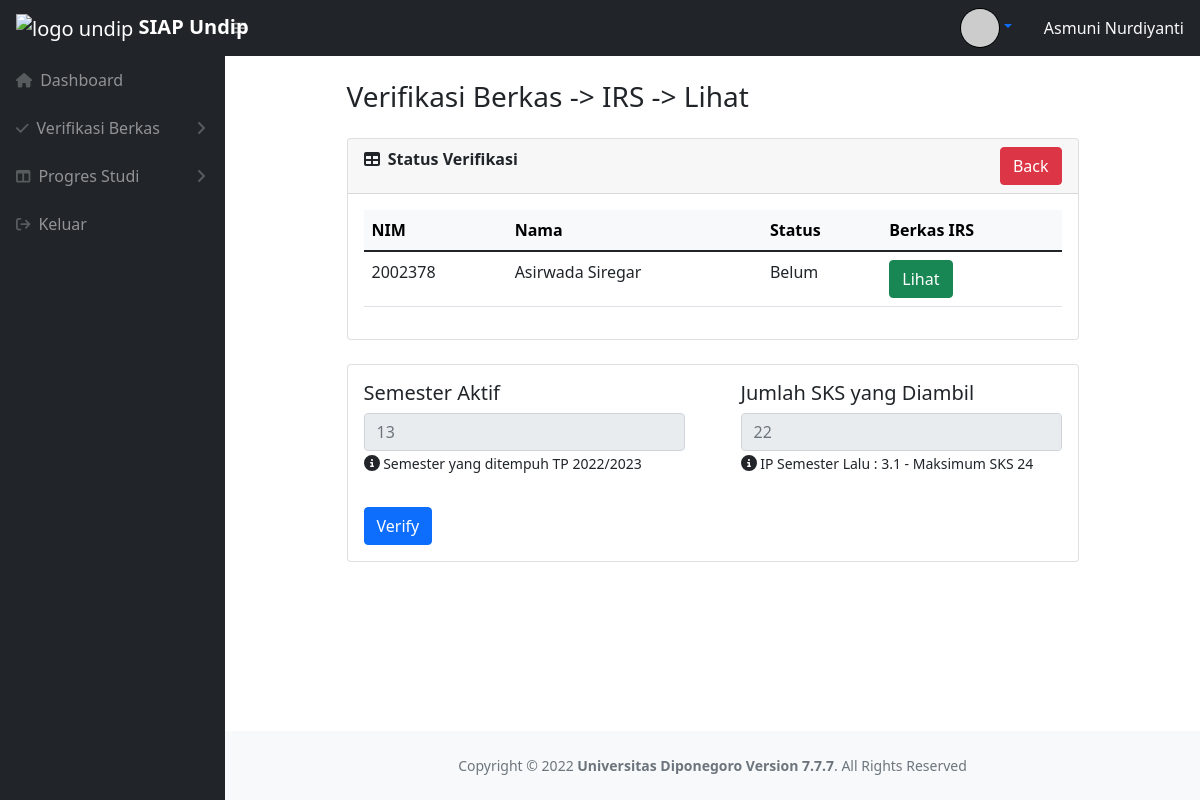
/dosen/lihatirs.php?id=2002378 (signed in), run on the app's committed database.
### tables this page shows
CREATE TABLE `dosen` (
  `Nama` varchar(255) NOT NULL,
  `NIP` varchar(255) NOT NULL,
  `Email` varchar(255) NOT NULL,
  `Alamat` varchar(255) NOT NULL,
  `No_Hp` varchar(255) NOT NULL,
  `Status` varchar(255) NOT NULL,
  `Foto` varchar(255) DEFAULT NULL,
  `Mengampu` varchar(255) NOT NULL,
  `Username` varchar(255) NOT NULL
);

CREATE TABLE `mahasiswa` (
  `NIM` bigint NOT NULL,
  `Nama` varchar(255) NOT NULL,
  `Email` varchar(255) NOT NULL,
  `Alamat` varchar(255) NOT NULL,
  `No_Hp` varchar(255) NOT NULL,
  `Angkatan` int NOT NULL,
  `semester` int NOT NULL,
  `Status` varchar(20) NOT NULL,
  `Foto` varchar(255) DEFAULT NULL,
  `Username` varchar(255) NOT NULL,
  `kode_kab` int NOT NULL,
  `NIP_Doswal` int NOT NULL
);

CREATE TABLE `irs` (
  `Semester_Aktif` int NOT NULL,
  `Jumlah_SKS` int NOT NULL,
  `Berkas_IRS` varchar(255) DEFAULT NULL,
  `Status` varchar(255) NOT NULL,
  `NIM` int NOT NULL
);

CREATE TABLE `khs` (
  `Semester_Aktif` int NOT NULL,
  `SKS_Semester` int NOT NULL,
  `SKS_Kumulatif` int NOT NULL,
  `IP_Semester` float NOT NULL,
  `IP_Kumulatif` float NOT NULL,
  `Berkas_KHS` varchar(255) DEFAULT NULL,
  `Status` varchar(255) NOT NULL,
  `NIM` int NOT NULL
);

### dosen/lihatirs.php (the view, shortened to what this page needs)
<?php include("../template/headerdosen.php");
$nimmhs = $_GET['id'];
$nama = $db->query("SELECT nama FROM mahasiswa WHERE NIM = '$nimmhs'")->fetch_object()->nama;
$row = $db->query("SELECT * FROM IRS WHERE NIM = '$nimmhs'")->fetch_object();
$ip = $db->query("SELECT IP_Semester FROM khs WHERE NIM = '$nimmhs'")->fetch_object()->IP_Semester;
if($ip >= 3){
    $sksmax = 24;
}else{
    $sksmax = 22;
}
?>
<div id="layoutSidenav_content">
    <main>
        <div class="container-fluid px-4" style="width: 80%;">
            <h3 class="mt-4 mb-4">Verifikasi Berkas -> IRS -> Lihat</h3>
            <div class="card mb-4">
                <div class="card-header">
                    <i class="fas fa-table me-1"></i>
                    <b>Status Verifikasi</b>
                    <a class="btn btn-danger float-end" role="button" href="verifirs.php">Back</a>
                </div>
                <div class="card-body">
                    <table class="table" id="datatablesSimple1">
                        <thead class="table-light">
                            <tr>
                                <th>NIM</th>
                                <th>Nama</th>
                                <th>Status</th>
                                <th>Berkas IRS</th>
                            </tr>
                        </thead>
                        <tbody>
                            <tr>
                                <td><?php echo $nimmhs ?></td>
                                <td><?php echo $nama ?></td>
                                <td><?php echo $row->Status ?></td>
                                <td><a href="#" class="btn btn-success" role="button" id="pdf" data-bs-toggle="modal"
                                    data-bs-target="#pdfModal">Lihat</a></td>
                            </tr>
                        </tbody>
                    </table>
                </div>
            </div>
                <div class="card mb-4">
                    <div class="row row-cols-2">
                        <div class="col">
                            <div class="card-body">
                                <div class="card-title">
                                    <h5>Semester Aktif</h5>
                                </div>
                                <input type="text" name="input1" id="input1" class="form-control" disabled placeholder="<?php echo $row->Semester_Aktif ?>">
                                <i class="fa fa-circle-info"></i><small> Semester yang ditempuh TP 2022/2023</small>
                            </div>
                        </div>
                        <div class="col">
                            <div class="card-body">
                                <div class="card-title">
                                    <h5>Jumlah SKS yang Diambil</h5>
                                </div>
                                <input type="text" name="input2" id="input2" class="form-control" disabled placeholder="<?php echo $row->Jumlah_SKS ?>">
                                <i class="fa fa-circle-info"></i><small> IP Semester Lalu : <?php echo $ip?> - Maksimum SKS <?php echo $sksmax?></small>
                            </div>
                        </div>
                        <div class="col">
                            <div class="card-body">
                                <?php
                                if($row->Status != 'Sudah'){
                                    echo "<a class='btn btn-primary' data-bs-toggle='modal'
                                    data-bs-target='#verifModal' type='button'>Verify</a>";
                                }else{
                                    echo "<a class='btn btn-danger' data-bs-toggle='modal'
                                    data-bs-target='#verifModal' type='button'>Cancel</a>";
                                }
                                ?>
                            </div>
                        </div>
                    </div>
                </div>
        </div>
    </main>
    <?php include("../template/footeruniversal.php")?>

### template/headerdosen.php (shortened to what this page needs)
<?php include('../lib/connect.php');
$username = $_SESSION['username'];
$foto = $db->query("SELECT dosen.Foto FROM user,dosen WHERE dosen.username = user.username AND dosen.username = '$username'")->fetch_object()->Foto;
$Nama = $db->query("SELECT dosen.Nama FROM user,dosen WHERE dosen.username = user.username AND dosen.username = '$username'")->fetch_object()->Nama;
?>
<!DOCTYPE html>
<html lang="en">
    <head>
        <link href="https://cdn.jsdelivr.net/npm/simple-datatables@latest/dist/style.css" rel="stylesheet" />
        <link rel="stylesheet" type="text/css" href="https://cdn.datatables.net/1.12.1/css/jquery.dataTables.min.css">
        <link href="../css/styles.css" rel="stylesheet" />
        <link href="../css/dosen.css" rel="stylesheet" />
        <link href="../css/header.css" rel="stylesheet" />
    </head>
    <body class="sb-nav-fixed">
        <nav class="sb-topnav navbar navbar-expand navbar-dark bg-dark">
            <a class="navbar-brand ps-3" href="dashboardDSN.php">
              <img src="https://kulon2.undip.ac.id/pluginfile.php/1/theme_moove/favicon/1660361299/undip.ico" alt="logo undip" width = 40 height = 40> <b class="">SIAP Undip</b>
            </a>
            <button class="btn btn-link btn-sm order-1 order-lg-0 me-4 me-lg-0 d-flex align-items-center" id="sidebarToggle" href="#!"><i class="fas fa-bars"></i></button>
            <div class="ms-auto me-0 me-md-3 my-2 my-md-0 d-flex align-items-center">
              <a class="nav-link dropdown-toggle" id="navbarDropdown" href="#" role="button" data-bs-toggle="dropdown" aria-expanded="false">                <img style="
                    object-fit: cover;
                    border-radius: 50%;
                    margin: 0 auto;
                    width: 40px;
                    height: 40px;
                    border: 1px solid black;
                    display: inline;
                " src="<?php echo $foto ?>" onerror="this.src='../assets/img/default.png'"></a>
              <div class="flex-grow-1 ms-3 text-light">
                  <?php echo $Nama ?>
              </div>
            </div>
        </nav>
        <div id="layoutSidenav">
            <div id="layoutSidenav_nav">
                <nav class="sb-sidenav accordion sb-sidenav-dark" id="sidenavAccordion">
                    <div class="sb-sidenav-menu">
                        <div class="nav">
                          <a class="nav-link" href="dashboardDSN.php">
                              <div class="sb-nav-link-icon"><i class="	fas fa-home"></i></div>
                              Dashboard
                          </a>
                          <a class="nav-link collapsed" href="#" data-bs-toggle="collapse" data-bs-target="#collapseVerif" aria-expanded="false" aria-controls="collapseVerif">
                              <div class="sb-nav-link-icon"><i class="fas fa-check"></i></div>
                              Verifikasi Berkas
                              <div class="sb-sidenav-collapse-arrow"><i class="fas fa-angle-down"></i></div>
                          </a>
                          <a class="nav-link collapsed" href="#" data-bs-toggle="collapse" data-bs-target="#collapseProgres" aria-expanded="false" aria-controls="collapseProgres">
                              <div class="sb-nav-link-icon"><i class="fas fa-columns"></i></div>
                              Progres Studi
                              <div class="sb-sidenav-collapse-arrow"><i class="fas fa-angle-down"></i></div>
                          </a>
                          <a class="nav-link" href="../logout.php">
                              <div class="sb-nav-link-icon"><i class="fa fa-sign-out"></i></div>
                              Keluar
                          </a>
                        </div>
                    </div>
                </nav>
            </div>

### css/header.css (style rules this page uses)
td { vertical-align: center; }

### data on the page
dosen: Nama "Asmuni Nurdiyanti"
mahasiswa: Nama "Asirwada Siregar"
irs: Status "Belum", input1 "13", input2 "22"
khs: IP_Semester "3.1", IP_Semester "24"

### other printed values
$nimmhs "2002378"
